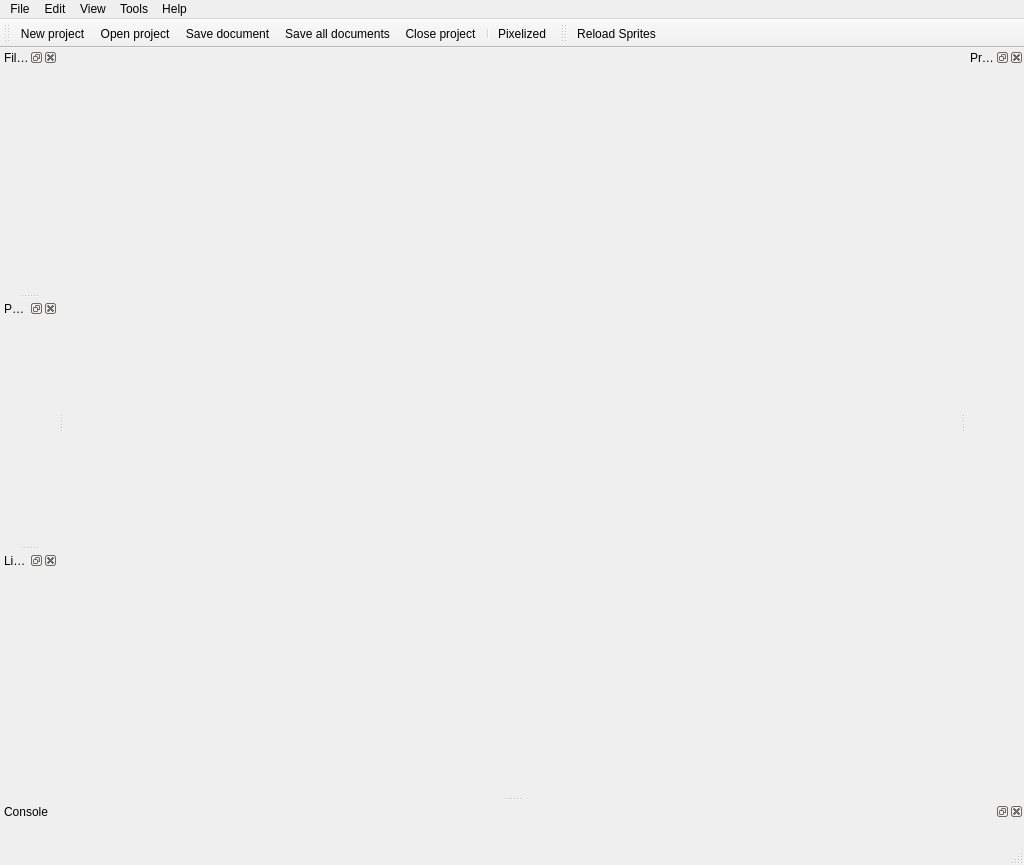
<?xml version="1.0" encoding="UTF-8"?>
<ui version="4.0">
 <class>MainWindow</class>
 <widget class="QMainWindow" name="MainWindow">
  <property name="geometry">
   <rect>
    <x>0</x>
    <y>0</y>
    <width>1024</width>
    <height>865</height>
   </rect>
  </property>
  <property name="sizePolicy">
   <sizepolicy hsizetype="Preferred" vsizetype="Preferred">
    <horstretch>0</horstretch>
    <verstretch>0</verstretch>
   </sizepolicy>
  </property>
  <property name="minimumSize">
   <size>
    <width>0</width>
    <height>0</height>
   </size>
  </property>
  <property name="windowTitle">
   <string>MainWindow</string>
  </property>
  <property name="unifiedTitleAndToolBarOnMac">
   <bool>true</bool>
  </property>
  <widget class="QWidget" name="centralWidget">
   <layout class="QVBoxLayout" name="verticalLayout" stretch="0,0">
    <property name="spacing">
     <number>0</number>
    </property>
    <property name="leftMargin">
     <number>0</number>
    </property>
    <property name="topMargin">
     <number>0</number>
    </property>
    <property name="rightMargin">
     <number>0</number>
    </property>
    <property name="bottomMargin">
     <number>0</number>
    </property>
    <item>
     <widget class="QTabBar" name="tabBar" native="true">
      <property name="minimumSize">
       <size>
        <width>0</width>
        <height>0</height>
       </size>
      </property>
     </widget>
    </item>
    <item>
     <widget class="PreviewWidget" name="previewWidget" native="true"/>
    </item>
   </layout>
  </widget>
  <widget class="QMenuBar" name="menuBar">
   <property name="geometry">
    <rect>
     <x>0</x>
     <y>0</y>
     <width>1024</width>
     <height>22</height>
    </rect>
   </property>
   <widget class="QMenu" name="menuFile">
    <property name="title">
     <string>File</string>
    </property>
    <widget class="QMenu" name="menuRecent">
     <property name="title">
      <string>Recent</string>
     </property>
    </widget>
    <addaction name="actionNew_project"/>
    <addaction name="actionOpen_project"/>
    <addaction name="menuRecent"/>
    <addaction name="separator"/>
    <addaction name="actionSaveDocument"/>
    <addaction name="actionSaveAllDocuments"/>
    <addaction name="separator"/>
    <addaction name="actionClose_project"/>
    <addaction name="separator"/>
    <addaction name="actionExit"/>
   </widget>
   <widget class="QMenu" name="menuView">
    <property name="title">
     <string>View</string>
    </property>
   </widget>
   <widget class="QMenu" name="menuTools">
    <property name="title">
     <string>Tools</string>
    </property>
    <widget class="QMenu" name="menuDebug">
     <property name="title">
      <string>Debug</string>
     </property>
     <addaction name="actionDump_Controls"/>
     <addaction name="actionDump_Sprites"/>
     <addaction name="actionDump_Textures"/>
    </widget>
    <addaction name="separator"/>
    <addaction name="menuDebug"/>
   </widget>
   <widget class="QMenu" name="menuHelp">
    <property name="contextMenuPolicy">
     <enum>Qt::ActionsContextMenu</enum>
    </property>
    <property name="title">
     <string>Help</string>
    </property>
    <addaction name="actionHelp"/>
   </widget>
   <widget class="QMenu" name="menu">
    <property name="title">
     <string>Edit</string>
    </property>
    <addaction name="separator"/>
   </widget>
   <addaction name="menuFile"/>
   <addaction name="menu"/>
   <addaction name="menuView"/>
   <addaction name="menuTools"/>
   <addaction name="menuHelp"/>
  </widget>
  <widget class="QToolBar" name="mainToolbar">
   <property name="windowTitle">
    <string>Edit Toolbar</string>
   </property>
   <property name="movable">
    <bool>true</bool>
   </property>
   <property name="iconSize">
    <size>
     <width>16</width>
     <height>16</height>
    </size>
   </property>
   <attribute name="toolBarArea">
    <enum>TopToolBarArea</enum>
   </attribute>
   <attribute name="toolBarBreak">
    <bool>false</bool>
   </attribute>
   <addaction name="actionNew_project"/>
   <addaction name="actionOpen_project"/>
   <addaction name="actionSaveDocument"/>
   <addaction name="actionSaveAllDocuments"/>
   <addaction name="actionClose_project"/>
   <addaction name="separator"/>
   <addaction name="actionPixelized"/>
  </widget>
  <widget class="QStatusBar" name="statusBar"/>
  <widget class="PropertiesWidget" name="propertiesWidget">
   <property name="windowTitle">
    <string>Properties</string>
   </property>
   <attribute name="dockWidgetArea">
    <number>2</number>
   </attribute>
  </widget>
  <widget class="FileSystemDockWidget" name="fileSystemDockWidget">
   <property name="windowTitle">
    <string>File System</string>
   </property>
   <attribute name="dockWidgetArea">
    <number>1</number>
   </attribute>
  </widget>
  <widget class="PackageWidget" name="packageWidget">
   <property name="allowedAreas">
    <set>Qt::LeftDockWidgetArea|Qt::RightDockWidgetArea</set>
   </property>
   <property name="windowTitle">
    <string>Package</string>
   </property>
   <attribute name="dockWidgetArea">
    <number>1</number>
   </attribute>
  </widget>
  <widget class="LibraryWidget" name="libraryWidget">
   <property name="allowedAreas">
    <set>Qt::LeftDockWidgetArea|Qt::RightDockWidgetArea</set>
   </property>
   <property name="windowTitle">
    <string>Library</string>
   </property>
   <attribute name="dockWidgetArea">
    <number>1</number>
   </attribute>
  </widget>
  <widget class="QToolBar" name="toolBarPlugins">
   <property name="windowTitle">
    <string>toolBar</string>
   </property>
   <property name="iconSize">
    <size>
     <width>16</width>
     <height>16</height>
    </size>
   </property>
   <attribute name="toolBarArea">
    <enum>TopToolBarArea</enum>
   </attribute>
   <attribute name="toolBarBreak">
    <bool>false</bool>
   </attribute>
   <addaction name="actionReloadSprites"/>
  </widget>
  <widget class="QDockWidget" name="consoleDockWidget">
   <property name="windowTitle">
    <string>Console</string>
   </property>
   <attribute name="dockWidgetArea">
    <number>8</number>
   </attribute>
   <widget class="QWidget" name="logWidgetContainer">
    <layout class="QVBoxLayout" name="verticalLayout1">
     <item>
      <widget class="LogWidget" name="logWidget" native="true"/>
     </item>
    </layout>
   </widget>
  </widget>
  <action name="actionOpen_project">
   <property name="enabled">
    <bool>true</bool>
   </property>
   <property name="icon">
    <iconset resource="../DataQt/icons.qrc">
     <normaloff>:/Icons/openproject.png</normaloff>:/Icons/openproject.png</iconset>
   </property>
   <property name="text">
    <string>Open project</string>
   </property>
   <property name="toolTip">
    <string>Open project</string>
   </property>
   <property name="shortcut">
    <string>Ctrl+O</string>
   </property>
   <property name="shortcutContext">
    <enum>Qt::ApplicationShortcut</enum>
   </property>
   <property name="visible">
    <bool>true</bool>
   </property>
  </action>
  <action name="actionExit">
   <property name="text">
    <string>Exit</string>
   </property>
   <property name="shortcut">
    <string>Ctrl+Q</string>
   </property>
   <property name="shortcutContext">
    <enum>Qt::ApplicationShortcut</enum>
   </property>
  </action>
  <action name="actionNew_project">
   <property name="icon">
    <iconset resource="../DataQt/icons.qrc">
     <normaloff>:/Icons/newscene.png</normaloff>:/Icons/newscene.png</iconset>
   </property>
   <property name="text">
    <string>New project</string>
   </property>
   <property name="shortcutContext">
    <enum>Qt::ApplicationShortcut</enum>
   </property>
  </action>
  <action name="actionHierarchy">
   <property name="checkable">
    <bool>true</bool>
   </property>
   <property name="text">
    <string>Hierarchy tree</string>
   </property>
  </action>
  <action name="actionLibrary">
   <property name="checkable">
    <bool>true</bool>
   </property>
   <property name="checked">
    <bool>false</bool>
   </property>
   <property name="text">
    <string>Library</string>
   </property>
  </action>
  <action name="actionProperties">
   <property name="checkable">
    <bool>true</bool>
   </property>
   <property name="text">
    <string>Properties</string>
   </property>
  </action>
  <action name="actionClose_project">
   <property name="icon">
    <iconset resource="../DataQt/icons.qrc">
     <normaloff>:/Icons/close.png</normaloff>:/Icons/close.png</iconset>
   </property>
   <property name="text">
    <string>Close project</string>
   </property>
   <property name="toolTip">
    <string>Close project</string>
   </property>
   <property name="shortcutContext">
    <enum>Qt::ApplicationShortcut</enum>
   </property>
  </action>
  <action name="actionSaveDocument">
   <property name="icon">
    <iconset resource="../DataQt/icons.qrc">
     <normaloff>:/Icons/savescene.png</normaloff>:/Icons/savescene.png</iconset>
   </property>
   <property name="text">
    <string>Save document</string>
   </property>
   <property name="toolTip">
    <string>Save document</string>
   </property>
   <property name="shortcut">
    <string>Ctrl+S</string>
   </property>
   <property name="shortcutContext">
    <enum>Qt::ApplicationShortcut</enum>
   </property>
  </action>
  <action name="actionHelp">
   <property name="icon">
    <iconset resource="../DataQt/icons.qrc">
     <normaloff>:/Icons/help.png</normaloff>:/Icons/help.png</iconset>
   </property>
   <property name="text">
    <string>UI Editor Help</string>
   </property>
   <property name="shortcut">
    <string>F1</string>
   </property>
   <property name="shortcutContext">
    <enum>Qt::ApplicationShortcut</enum>
   </property>
  </action>
  <action name="actionUndo">
   <property name="icon">
    <iconset resource="../DataQt/icons.qrc">
     <normaloff>:/Icons/118.png</normaloff>:/Icons/118.png</iconset>
   </property>
   <property name="text">
    <string>Undo</string>
   </property>
   <property name="shortcut">
    <string>Ctrl+Z</string>
   </property>
   <property name="shortcutContext">
    <enum>Qt::ApplicationShortcut</enum>
   </property>
  </action>
  <action name="actionRedo">
   <property name="icon">
    <iconset resource="../DataQt/icons.qrc">
     <normaloff>:/Icons/117.png</normaloff>:/Icons/117.png</iconset>
   </property>
   <property name="text">
    <string>Redo</string>
   </property>
   <property name="shortcut">
    <string>Ctrl+Shift+Z</string>
   </property>
   <property name="shortcutContext">
    <enum>Qt::ApplicationShortcut</enum>
   </property>
  </action>
  <action name="actionZoomIn">
   <property name="text">
    <string>Zoom In</string>
   </property>
   <property name="shortcut">
    <string>Ctrl++</string>
   </property>
   <property name="shortcutContext">
    <enum>Qt::ApplicationShortcut</enum>
   </property>
   <property name="visible">
    <bool>true</bool>
   </property>
  </action>
  <action name="actionZoomOut">
   <property name="text">
    <string>Zoom Out</string>
   </property>
   <property name="shortcut">
    <string>Ctrl+-</string>
   </property>
   <property name="shortcutContext">
    <enum>Qt::ApplicationShortcut</enum>
   </property>
   <property name="visible">
    <bool>true</bool>
   </property>
  </action>
  <action name="actionSaveAllDocuments">
   <property name="icon">
    <iconset resource="../DataQt/icons.qrc">
     <normaloff>:/Icons/savesceneall.png</normaloff>:/Icons/savesceneall.png</iconset>
   </property>
   <property name="text">
    <string>Save all documents</string>
   </property>
   <property name="shortcut">
    <string>Ctrl+Shift+S</string>
   </property>
  </action>
  <action name="actionRepack_And_Reload">
   <property name="icon">
    <iconset>
     <normaloff>:/Icons/reloadtextures.png</normaloff>:/Icons/reloadtextures.png</iconset>
   </property>
   <property name="text">
    <string>Repack And Reload</string>
   </property>
   <property name="toolTip">
    <string>Repack and reload sprites</string>
   </property>
  </action>
  <action name="actionPixelized">
   <property name="checkable">
    <bool>true</bool>
   </property>
   <property name="icon">
    <iconset resource="../DataQt/icons.qrc">
     <normaloff>:/Icons/pixelated.png</normaloff>:/Icons/pixelated.png</iconset>
   </property>
   <property name="text">
    <string>Pixelized</string>
   </property>
   <property name="toolTip">
    <string>Pixelized/Smooth Graphics</string>
   </property>
  </action>
  <action name="menuTexturesForGPU">
   <property name="text">
    <string>GPU</string>
   </property>
  </action>
  <action name="actionDump_Controls">
   <property name="text">
    <string>Dump Controls</string>
   </property>
  </action>
  <action name="actionDump_Sprites">
   <property name="text">
    <string>Dump Sprites</string>
   </property>
  </action>
  <action name="actionDump_Textures">
   <property name="text">
    <string>Dump Textures</string>
   </property>
  </action>
  <action name="actionReloadSprites">
   <property name="icon">
    <iconset resource="../DataQt/icons.qrc">
     <normaloff>:/Icons/reload.png</normaloff>:/Icons/reload.png</iconset>
   </property>
   <property name="text">
    <string>Reload Sprites</string>
   </property>
   <property name="toolTip">
    <string>reload sprites</string>
   </property>
  </action>
 </widget>
 <layoutdefault spacing="6" margin="11"/>
 <customwidgets>
  <customwidget>
   <class>LibraryWidget</class>
   <extends>QDockWidget</extends>
   <header>UI/Library/LibraryWidget.h</header>
   <container>1</container>
  </customwidget>
  <customwidget>
   <class>PackageWidget</class>
   <extends>QDockWidget</extends>
   <header>UI/Package/PackageWidget.h</header>
   <container>1</container>
  </customwidget>
  <customwidget>
   <class>QTabBar</class>
   <extends>QWidget</extends>
   <header>qtabbar.h</header>
  </customwidget>
  <customwidget>
   <class>PreviewWidget</class>
   <extends>QWidget</extends>
   <header>UI/Preview/PreviewWidget.h</header>
  </customwidget>
  <customwidget>
   <class>PropertiesWidget</class>
   <extends>QDockWidget</extends>
   <header>UI/Properties/PropertiesWidget.h</header>
   <container>1</container>
  </customwidget>
  <customwidget>
   <class>FileSystemDockWidget</class>
   <extends>QDockWidget</extends>
   <header>UI/FileSystemView/FileSystemDockWidget.h</header>
   <container>1</container>
  </customwidget>
  <customwidget>
   <class>LogWidget</class>
   <extends>QWidget</extends>
   <header>QtTools/ConsoleWidget/logwidget.h</header>
   <container>1</container>
  </customwidget>
 </customwidgets>
 <resources>
  <include location="../DataQt/icons.qrc"/>
 </resources>
 <connections/>
</ui>
